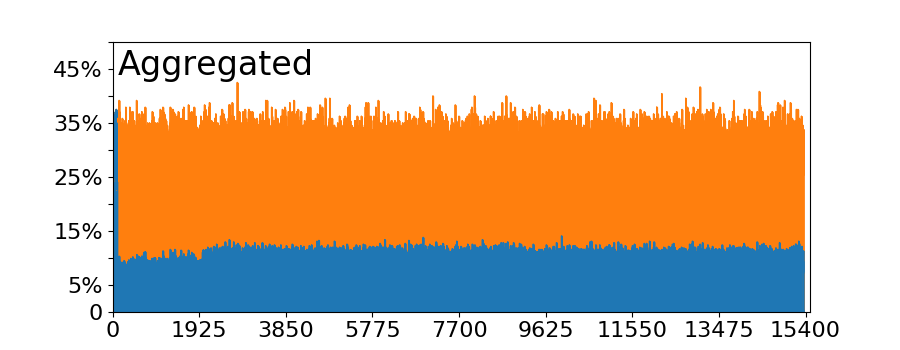

Source code (Python):
import pandas as pd
import matplotlib.pyplot as plt
import csv
import numpy as np

aggrenabled = pd.read_csv("aggrenabled.txt",delimiter='|',usecols=[3],skiprows=12)
aggrdisabled = pd.read_csv("aggrdisabled.txt",delimiter='|',usecols=[3],skiprows=12)

sin = [x[0] for x in aggrdisabled.values.tolist()]
con = [x[0] for x in aggrenabled.values.tolist()]
con= np.array(con)/3
 

x = len(aggrenabled)

plt.figure(figsize=(9, 3.5))
plt.suptitle('Aggregated',x= 0.24, y= 0.86, fontsize=24)

plt.plot(aggrdisabled,color='#FF7F0E',lw=1, label='Disabled')
plt.fill_between(list(range(x)), 0,  sin,color='#FF7F0E')
plt.plot(aggrenabled/3, color='#1F77B4',lw=1, label='Enabled')
plt.fill_between(list(range(x)), 0,  con, color='#1F77B4')



plt.xlim(0,15500)
plt.xticks(np.arange(0, 15500, 1925), ['0', '1925', '3850', '5775', '7700', '9625', '11550', '13475', '15400'], fontsize=16)
plt.ylim(0,5616)
plt.yticks(np.arange(0, 6864, 624), ['0', '5%', '', '15%', '', '25%', '', '35%', '', '45%', ''], fontsize=16)

plt.show()
